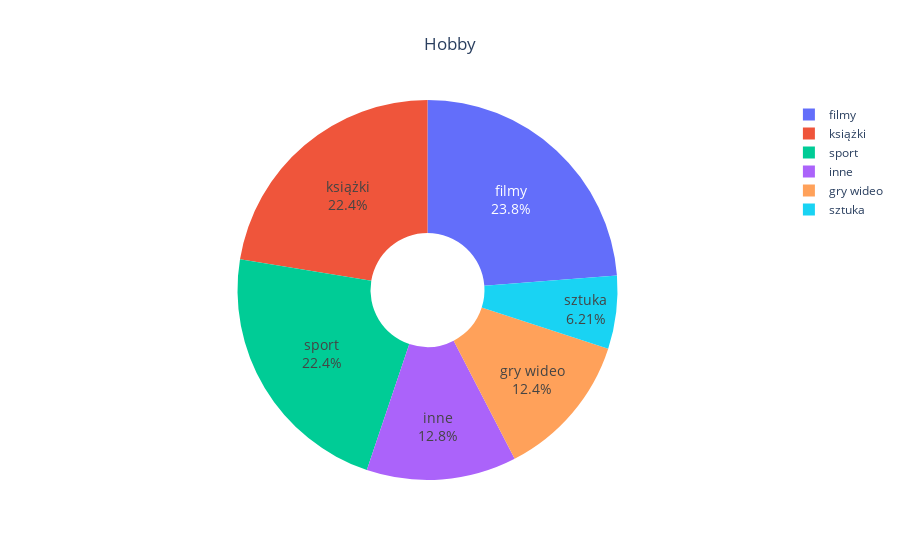

Notebook code cell kept with this figure:
### Code cell
fig = px.pie(df_hobby, values='counts', names='hobby', title='Hobby')
fig.update_traces(hole=.3, textinfo='percent+label')
fig.update_layout(title_x=0.5)
fig.update_traces(textposition='inside', textfont_size=14)
fig.show()

### Figure 1 — Plotly figure (JSON) as saved in the notebook; plotly's stock layout.template omitted (floating-point values rounded to 4 significant figures)
{"data": [{"domain": {"x": [0, 1], "y": [0, 1]}, "hole": 0.3, "hovertemplate": "hobby=%{label}<br>counts=%{value}<extra></extra>", "labels": ["filmy", "książki", "sport", "inne", "gry wideo", "sztuka"], "legendgroup": "", "name": "", "showlegend": true, "textfont": {"size": 14}, "textinfo": "percent+label", "textposition": "inside", "type": "pie", "values": [69, 65, 65, 37, 36, 18]}], "layout": {"legend": {"tracegroupgap": 0}, "title": {"text": "Hobby", "x": 0.5}}}
